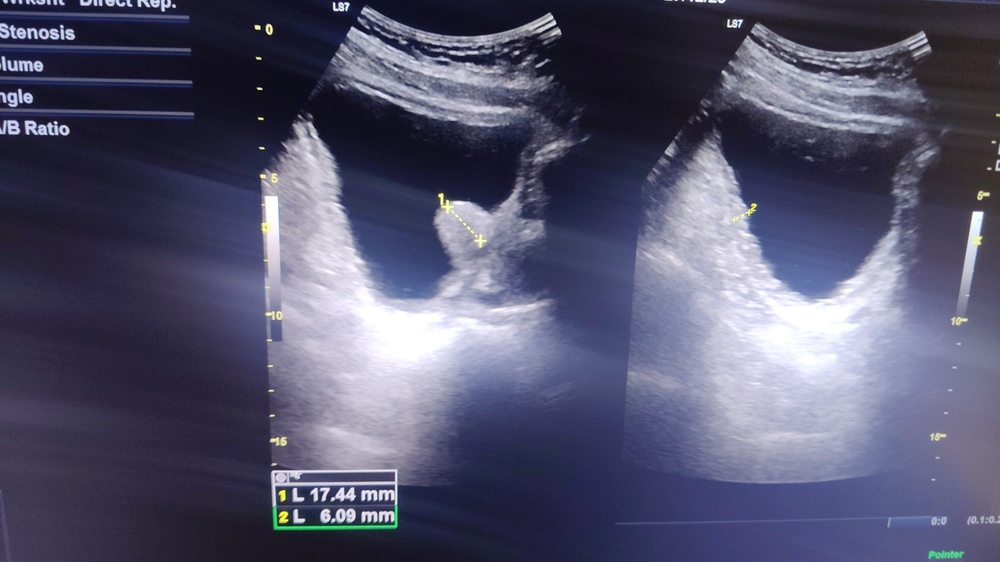
#> input picture Approach2/image2.jpg, 1000 x 562 px, shrunk from 1600 x 900 before the run
$ jupyter execute approach.ipynb
#> lines starting #> are read from the running program, lines starting #| are printed output that depends on the picture; after the words box and inside, x2 and y2 are one past the last pixel; in counts of white or black regions, pixels touching at a corner belong together
[cell 1]
import matplotlib.pyplot as plt

def show(title, image, cmap='gray'):
    plt.figure(figsize=(4,4))
    plt.imshow(image, cmap=cmap)
    plt.title(title)
    plt.axis('off')
    plt.show()

[cell 2]
import cv2
import matplotlib.pyplot as plt

def show(title, image, cmap='gray'):
    plt.figure(figsize=(4,4))
    plt.imshow(image, cmap=cmap)
    plt.title(title)
    plt.axis('off')
    plt.show()

# Load
img = cv2.imread("image2.jpg")
#> img is the input picture: shape (562, 1000, 3); mean B, G, R 109.6, 84.3, 84.8
img_rgb = cv2.cvtColor(img, cv2.COLOR_BGR2RGB)
gray = cv2.cvtColor(img, cv2.COLOR_BGR2GRAY)
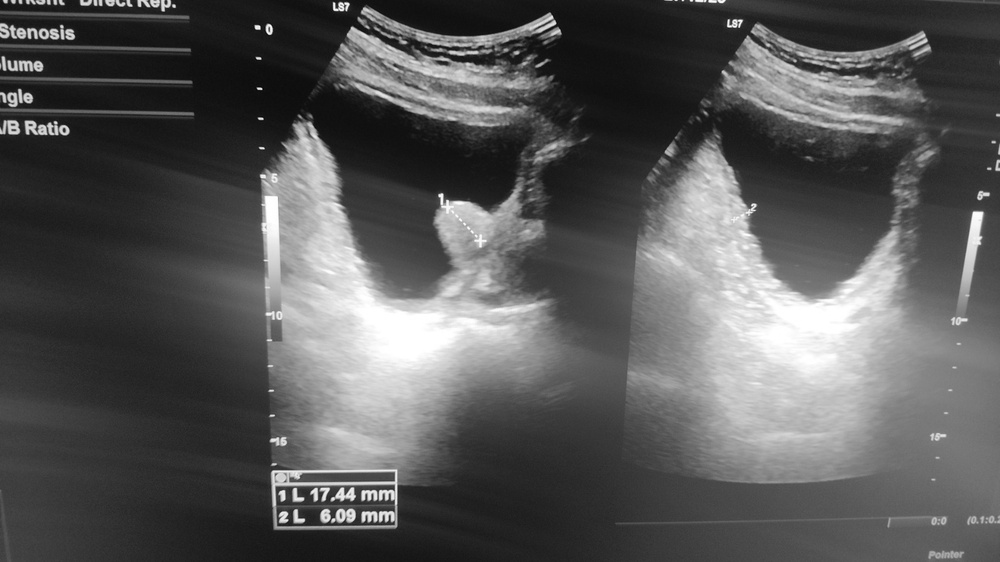
#> gray: shape (562, 1000); min 4, max 255, mean 87.3

show("1. Original", gray)

# Preprocessing
blur = cv2.medianBlur(gray, 5)
show("2. Denoised", blur)

# Enhancement (CLAHE)
clahe = cv2.createCLAHE(clipLimit=2.0, tileGridSize=(8,8))
enhanced = clahe.apply(blur)
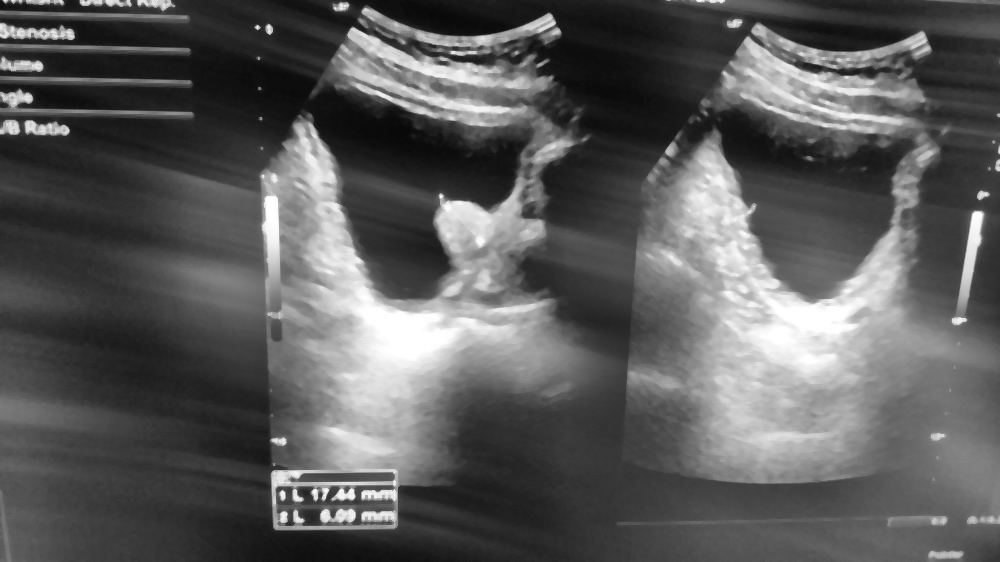
#> enhanced: shape (562, 1000); min 8, max 255, mean 90.8
show("3. Enhanced", enhanced)

# Segmentation
_, thresh = cv2.threshold(enhanced, 120, 255, cv2.THRESH_BINARY)
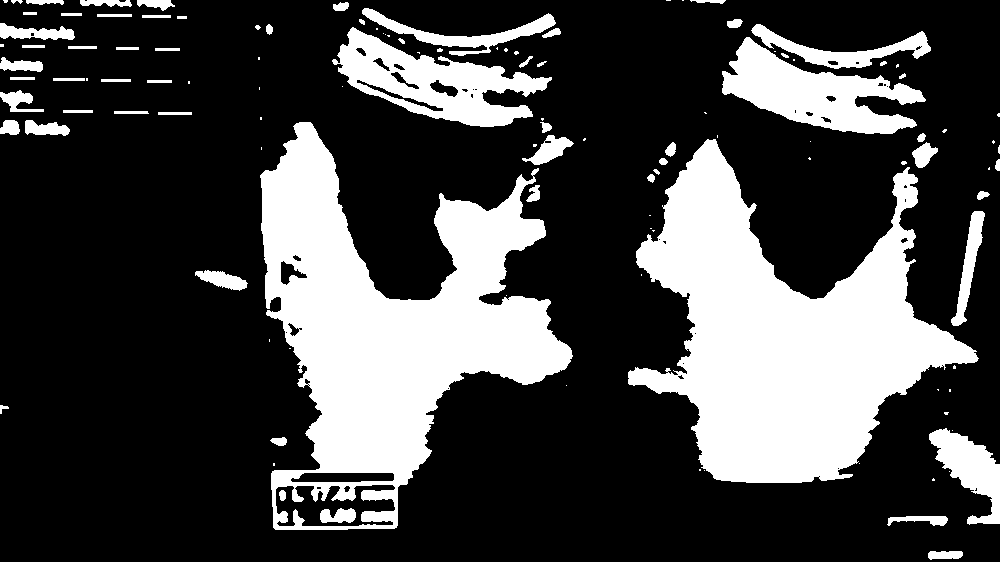
#> thresh: shape (562, 1000); 26.8% white; 119 white regions (55 under 20 px)
show("4. Segmented", thresh)

# Contours
contours, _ = cv2.findContours(thresh, cv2.RETR_EXTERNAL, cv2.CHAIN_APPROX_SIMPLE)
#> contours = 117 contours, 65 with area under 20; largest, box (x1, y1, x2, y2) and area: (260, 122, 573, 530) 60092, (628, 139, 979, 483) 56924, (332, 27, 552, 127) 9830, (722, 37, 926, 134) 8979, (929, 428, 1000, 525) 3062

output = img_rgb.copy()
cv2.drawContours(output, contours, -1, (0,255,0), 2)
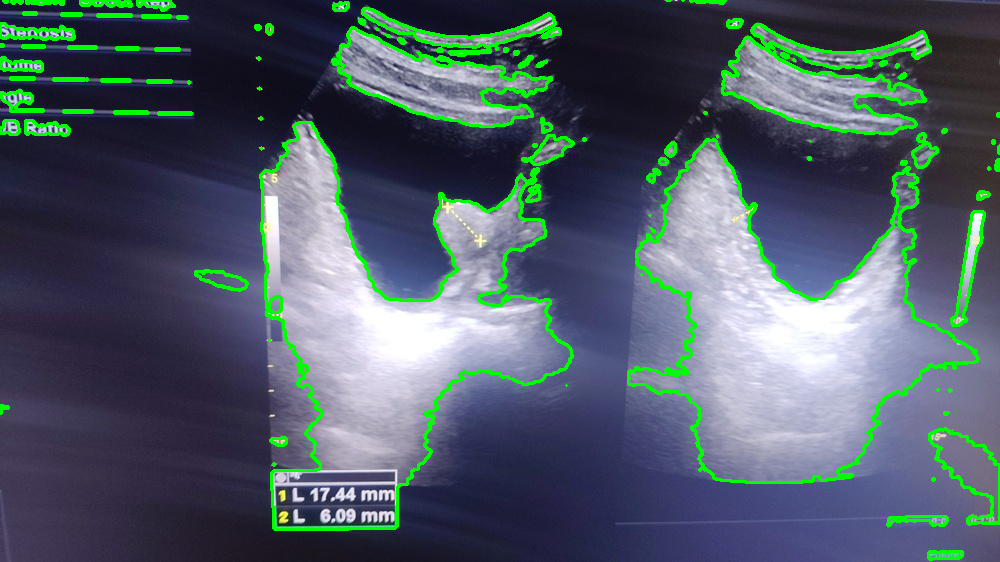
#> output: shape (562, 1000, 3); mean R, G, B 78.3, 92.4, 101.5

# Bounding boxes
for cnt in contours:
    x,y,w,h = cv2.boundingRect(cnt)
    cv2.rectangle(output, (x,y), (x+w,y+h), (255,0,0), 2)
#> this loop made 117 passes
#> (x, y, w, h) on passes 1, 2, 3, 4, 5, 7, 9, 10, 11, 12, 13, 16: (928, 551, 35, 9), (887, 516, 61, 10), (932, 478, 3, 3), (949, 471, 1, 1), (704, 470, 1, 1), (859, 463, 1, 1), (270, 437, 17, 9), (952, 430, 1, 1), (929, 428, 71, 97), (944, 412, 5, 3), (0, 405, 9, 9), (566, 385, 1, 1)
#> (cnt, x, y, w, h) on passes 6, 8, 14, 15, 18, 19: ([[699, 469], [699, 470], [700, 470], [700, 469]], 699, 469, 2, 2), ([[273, 463], [273, 465], [274, 465], [274, 463]], 273, 463, 2, 3), ([[949, 389], [949, 391], [950, 391], [950, 389]], 949, 389, 2, 3), ([[937, 389], [938, 390], [938, 389]], 937, 389, 2, 2), ([[289, 348], [290, 348]], 289, 348, 2, 1), ([[269, 339], [269, 341]], 269, 339, 1, 3)
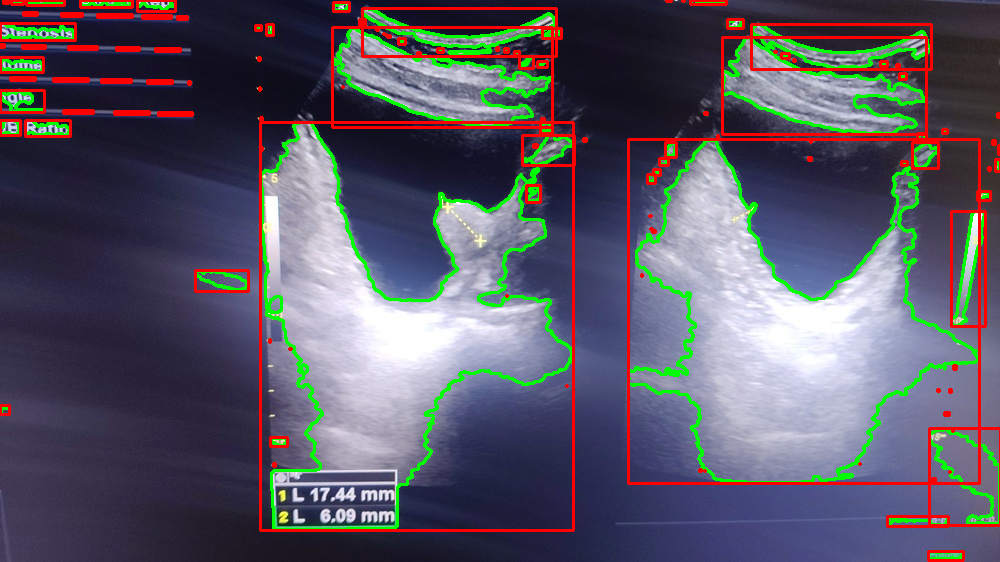
#> output: shape (562, 1000, 3); 4.89% of pixels changed, all inside (x1, y1, x2, y2) = (0, 0, 1000, 562)

show("5. Final Output", output, cmap=None)

$ run again, with Approach2/image.jpg copied over Approach2/image2.jpg
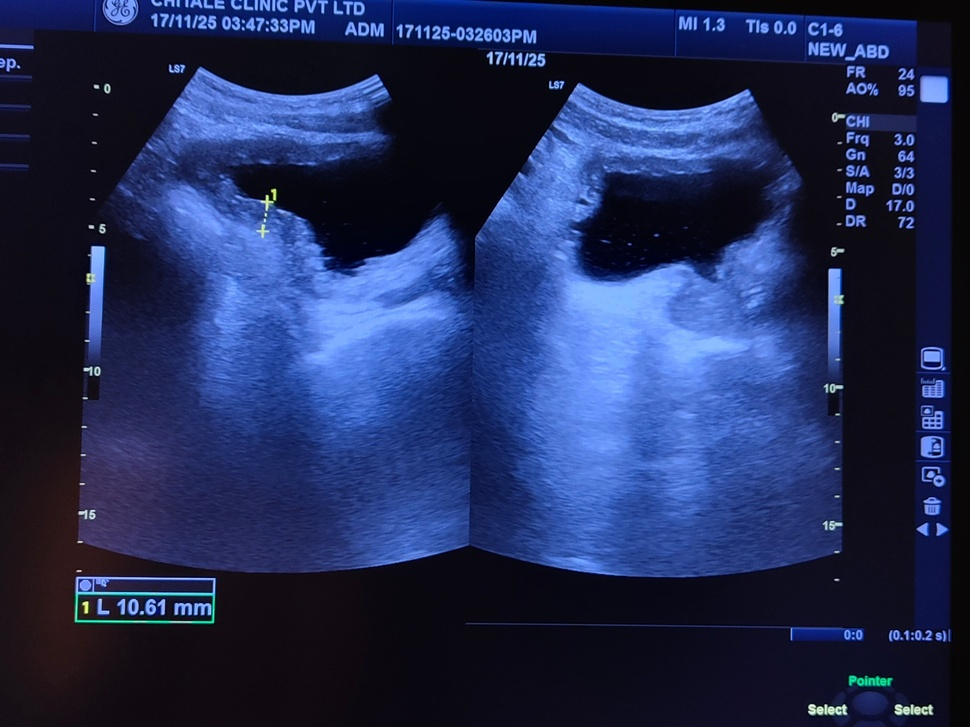
#> input picture Approach2/image.jpg, 970 x 727 px, shrunk from 1600 x 1200 before the run
#> img is the input picture: shape (727, 970, 3); mean B, G, R 89.2, 45.4, 33.5
#> `_, thresh = cv2.threshold(enhanced, 120, 255, cv2.THRESH_BINARY)`:
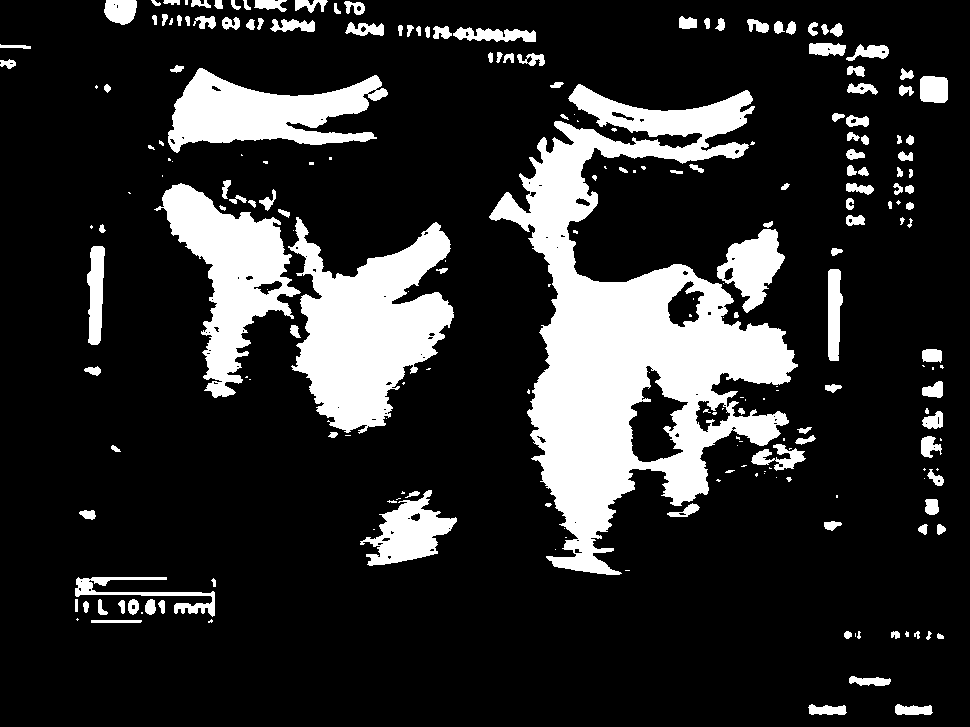
#> thresh: shape (727, 970); 17.8% white; 223 white regions (82 under 20 px)
#> contours = 216 contours, 90 with area under 20; largest, box (x1, y1, x2, y2) and area: (489, 84, 798, 575) 59932, (288, 217, 454, 434) 19334, (154, 183, 301, 398) 12252, (168, 68, 388, 153) 9702, (360, 490, 457, 566) 3384
#> the loop `for cnt in contours:` made 216 passes
#> (x, y, w, h) on passes 1 to 3: (895, 704, 38, 11), (808, 704, 39, 11), (849, 676, 42, 10)
#> after the loop `for cnt in contours:`:
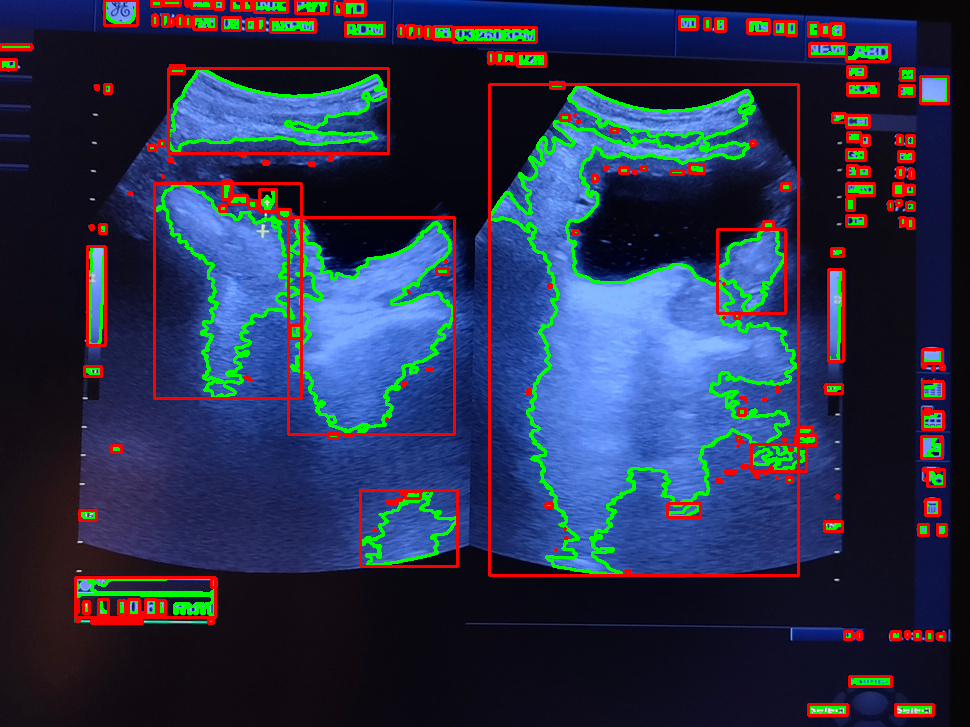
#> output: shape (727, 970, 3); mean R, G, B 41.4, 49.3, 74.6
